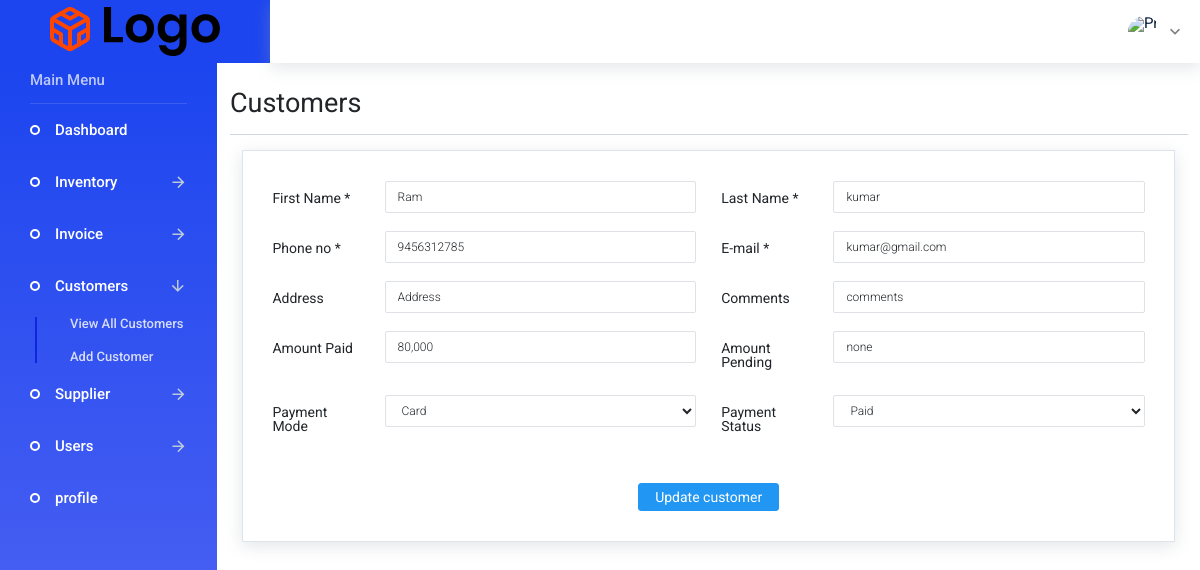
Screenshot of /admin/customers.php?source=edit_customer&edit_customer=1 with the database file from the repository.
### tables this page shows
CREATE TABLE `customers` (
  `customer_id` int(11) NOT NULL,
  `firstname` varchar(11) NOT NULL,
  `lastname` varchar(11) NOT NULL,
  `email` varchar(33) NOT NULL,
  `phone` varchar(15) NOT NULL,
  `company` varchar(40) NOT NULL,
  `display_name` varchar(40) NOT NULL,
  `website` varchar(40) NOT NULL,
  `other` varchar(40) NOT NULL,
  `gst_in` varchar(33) NOT NULL,
  `address` varchar(40) NOT NULL,
  `comments` varchar(40) NOT NULL,
  `tax_info` varchar(40) NOT NULL,
  `amount_paid` varchar(30) NOT NULL,
  `amount_pending` varchar(30) NOT NULL,
  `payment_mode` varchar(30) NOT NULL,
  `payment_status` varchar(30) NOT NULL,
  `attachments` varchar(50) NOT NULL,
  `pan_no` varchar(20) NOT NULL,
  `adhaar_no` varchar(20) NOT NULL
);

### admin/includes/edit_customer.php (the view, shortened to what this page needs)
 <?php
       if(isset($_GET['edit_customer'])){
        $the_customer_id = $_GET['edit_customer'];
           $query="SELECT * FROM customers WHERE customer_id = $the_customer_id ";
           $select_customers=mysqli_query($connection,$query);
             while($row=mysqli_fetch_assoc($select_customers)){
                $firstname =  $row['firstname'];
                $lastname =  $row['lastname'];
                $phone =  $row['phone'];
                $email =  $row['email'];
                $address =  $row['address'];
                $amount_paid =  $row['amount_paid'];
                $amount_pending =  $row['amount_pending'];
                $payment_mode =  $row['payment_mode'];
                $payment_status =  $row['payment_status'];
                $comments =  $row['comments'];
             }
           }
   ?>
 <div class="col-12 grid-margin">
    <div class="card">
      <div class="card-body">
        <form action="" method="post" enctype="multipart/form-data" class="form-sample">
          <div class="row">
            <div class="col-md-6">
              <div class="form-group row">
                <label class="col-sm-3 col-form-label" >First Name *</label>
                <div class="col-sm-9">
                  <input type="text" value="<?php echo $firstname; ?>" size="65"  maxlength="65" class="form-control" name="firstname"/>
                </div>
              </div>
              </div>
            <div class="col-md-6">
              <div class="form-group row">
                <label class="col-sm-3 col-form-label">Last Name *</label>
                <div class="col-sm-9">
                  <input type="text" value="<?php echo $lastname; ?>" size="65"  maxlength="65" class="form-control" name="lastname"/>
                </div>
              </div>
            </div>
        </div>
            <div class="row">
            <div class="col-md-6">
              <div class="form-group row">
                <label class="col-sm-3 col-form-label">Phone no *</label>
                <div class="col-sm-9">
                  <input type="phone no" value="<?php echo $phone; ?>" class="form-control" name="phone"/>
                </div>
              </div>
            </div>
            <div class="col-md-6">
              <div class="form-group row">
                <label class="col-sm-3 col-form-label">E-mail *</label>
                <div class="col-sm-9">
                  <input type="email" value="<?php echo $email; ?>" class="form-control" name="email"/>
                </div>
              </div>
            </div>
        </div>
        <div class="row">
            <div class="col-md-6">
              <div class="form-group row">
                <label for="address" class="col-sm-3 col-form-label">Address</label>
                <div class="col-sm-9">
                  <input type="address" value="<?php echo $address; ?>" class="form-control" name="address"/>
                </div>
              </div>
            </div>
            <div class="col-md-6">
              <div class="form-group row">
                <label for="comments" class="col-sm-3 col-form-label">Comments</label>
                <div class="col-sm-9">
                  <input type="text" value="<?php echo $comments; ?>" class="form-control" name="comments"/>
                </div>
              </div>
            </div>
         </div>
        <div class="row">
            <div class="col-md-6">
              <div class="form-group row">
                <label for="amount" class="col-sm-3 col-form-label">Amount Paid</label>
                <div class="col-sm-9">
                  <input type="text" value="<?php echo $amount_paid; ?>" class="form-control" name="amount_paid"/>
                </div>
              </div>
            </div>
            <div class="col-md-6">
              <div class="form-group row">
                <label for="amount" class="col-sm-3 col-form-label">Amount Pending</label>
                <div class="col-sm-9">
                  <input type="text" value="<?php echo $amount_pending; ?>" class="form-control" name="amount_pending"/>
                </div>
              </div>
            </div>
        </div>
        <div class="row">
            <div class="col-md-6">
              <div class="form-group row">
                <label for="amount" class="col-sm-3 col-form-label">Payment Mode</label>
                <div class="col-sm-9">
            <select class="form-control" name="payment_mode"id="payment_mode">
            <option value="<?php echo $payment_mode;?>"><?php echo $payment_mode; ?></option>
         </select>
                </div>
              </div>
            </div>
            <div class="col-md-6">
              <div class="form-group row">
                <label for="amount" class="col-sm-3 col-form-label">Payment Status</label>
                <div class="col-sm-9">
        <select class="form-control" name="payment_status"id="payment_status">
            <option value="<?php echo $payment_status;?>"><?php echo $payment_status; ?></option>
         </select>
                </div>
              </div>
            </div>
        </div>
            <br>
            <center><input class="btn btn-primary" type="submit" name="edit_customer" value="Update customer"></center>
          </form>
        </div>
    </div>
</div>

### rows the page displays
customers: firstname "Ram", lastname "kumar", phone "9456312785", email "kumar@gmail.com", address "Address", comments "comments", amount_paid "80,000", amount_pending "none", payment_mode "Card", payment_status "Paid"
